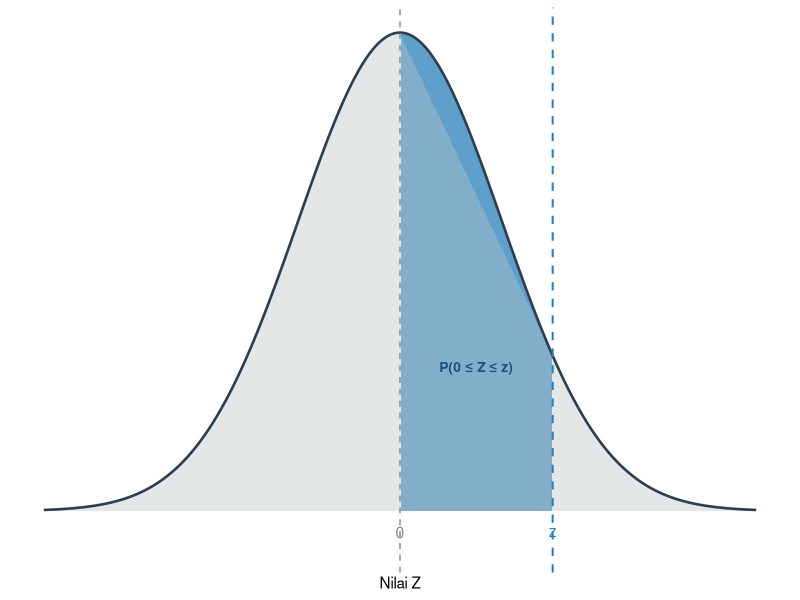

Reproduce this figure in R.
## ---- chunk 1
library(ggplot2)

x <- seq(-3.5, 3.5, length.out = 500)
d <- data.frame(x = x, y = dnorm(x))
z_ex <- 1.5

ggplot(d, aes(x, y)) +
  geom_area(
    data = subset(d, x >= 0 & x <= z_ex),
    aes(y = y), fill = "#2980b9", alpha = 0.75
  ) +
  geom_area(
    data = subset(d, x < 0 | x > z_ex),
    aes(y = y), fill = "#bdc3c7", alpha = 0.4
  ) +
  geom_line(linewidth = 0.9, color = "#2c3e50") +
  geom_vline(xintercept = 0, linetype = "dashed", color = "#7f8c8d", linewidth = 0.5) +
  geom_vline(xintercept = z_ex, linetype = "dashed", color = "#2980b9", linewidth = 0.7) +
  annotate("text",
    x = 0.75, y = 0.12,
    label = "P(0 \u2264 Z \u2264 z)", parse = FALSE,
    color = "#1a5276", size = 3.5, fontface = "bold"
  ) +
  annotate("text",
    x = z_ex, y = -0.018,
    label = "z", parse = TRUE,
    color = "#2980b9", size = 4
  ) +
  annotate("text",
    x = 0, y = -0.018,
    label = "0", parse = FALSE,
    color = "#7f8c8d", size = 4
  ) +
  scale_x_continuous(breaks = NULL) +
  scale_y_continuous(breaks = NULL, expand = expansion(mult = c(0.08, 0.05))) +
  labs(x = "Nilai Z", y = NULL) +
  theme_minimal(base_size = 11) +
  theme(
    panel.grid  = element_blank(),
    axis.line.x = element_line(color = "#2c3e50", linewidth = 0.5)
  )
## ---- chunk 2
library(dplyr)
library(kableExtra)

# Z rows: 0.0 to 3.4 in steps of 0.1
# Z cols: second decimal 0.00 to 0.09
z_rows <- seq(0.0, 3.4, by = 0.1)
z_cols <- seq(0.00, 0.09, by = 0.01)

fmt_z <- function(val) formatC(val, digits = 4, format = "f", decimal.mark = ",")

mat_z <- outer(z_rows, z_cols, function(r, c) {
  fmt_z(pnorm(r + c) - pnorm(0))
})

tbl_z <- as.data.frame(mat_z)
colnames(tbl_z) <- formatC(z_cols, digits = 2, format = "f", decimal.mark = ",")
tbl_z <- cbind(
  `z` = formatC(z_rows, digits = 1, format = "f", decimal.mark = ","),
  tbl_z
)

tbl_z |>
  kbl(
    caption  = "Tabel Distribusi Normal Standar $P(0 \\leq Z \\leq z)$",
    align    = c("c", rep("c", length(z_cols))),
    escape   = FALSE,
    booktabs = TRUE
  ) |>
  kable_styling(
    full_width        = FALSE,
    bootstrap_options = c("striped", "hover", "condensed"),
    latex_options     = c("scale_down", "HOLD_position")
  ) |>
  add_header_above(
    c(" " = 1, "Desimal kedua nilai z" = length(z_cols))
  ) |>
  column_spec(1, bold = TRUE) |>
  scroll_box(width = "100%", height = "450px")
## ---- chunk 3
library(dplyr)
library(kableExtra)

df_vals <- c(1:119, Inf)
lbl <- c(as.character(1:119), "\u221e")
alpha_1t <- c(0.25, 0.10, 0.05, 0.025, 0.01, 0.005, 0.001)
col_names <- c("0,25", "0,10", "0,05", "0,025", "0,01", "0,005", "0,001")

fmt_t <- function(x) formatC(x, digits = 3, format = "f", decimal.mark = ",")

mat_t1 <- outer(df_vals, alpha_1t, function(df, a) {
  fmt_t(qt(1 - a, df))
})

tbl_t1 <- as.data.frame(mat_t1)
colnames(tbl_t1) <- col_names
tbl_t1 <- cbind(`df` = lbl, tbl_t1)

tbl_t1 |>
  kbl(
    caption  = "Tabel Distribusi t *Student* (Satu Arah / *One-tailed*)",
    align    = c("c", rep("c", length(alpha_1t))),
    escape   = FALSE,
    booktabs = TRUE
  ) |>
  kable_styling(
    full_width        = FALSE,
    bootstrap_options = c("striped", "hover", "condensed"),
    latex_options     = c("scale_down", "HOLD_position")
  ) |>
  add_header_above(c(" " = 1, "Tingkat Signifikansi $\\alpha$" = length(alpha_1t)), escape = FALSE) |>
  column_spec(1, bold = TRUE) |>
  scroll_box(width = "100%", height = "450px")
## ---- chunk 4
library(dplyr)
library(kableExtra)

df_vals <- c(1:119, Inf)
lbl <- c(as.character(1:119), "\u221e")
alpha_2t <- c(0.50, 0.20, 0.10, 0.05, 0.02, 0.01, 0.002)
col_names <- c("0,50", "0,20", "0,10", "0,05", "0,02", "0,01", "0,002")

fmt_t <- function(x) formatC(x, digits = 3, format = "f", decimal.mark = ",")

mat_t2 <- outer(df_vals, alpha_2t, function(df, a) {
  fmt_t(qt(1 - a / 2, df))
})

tbl_t2 <- as.data.frame(mat_t2)
colnames(tbl_t2) <- col_names
tbl_t2 <- cbind(`df` = lbl, tbl_t2)

tbl_t2 |>
  kbl(
    caption  = "Tabel Distribusi t *Student* (Dua Arah / *Two-tailed*)",
    align    = c("c", rep("c", length(alpha_2t))),
    escape   = FALSE,
    booktabs = TRUE
  ) |>
  kable_styling(
    full_width        = FALSE,
    bootstrap_options = c("striped", "hover", "condensed"),
    latex_options     = c("scale_down", "HOLD_position")
  ) |>
  add_header_above(c(" " = 1, "Tingkat Signifikansi $\\alpha$" = length(alpha_2t)), escape = FALSE) |>
  column_spec(1, bold = TRUE) |>
  scroll_box(width = "100%", height = "450px")
## ---- chunk 5
library(dplyr)
library(kableExtra)

dfb_vals <- c(1:30, 40, 60, 120, 1000)
dfw_vals <- c(1:30, 40, 60, 120, 1000)
lbl <- c(as.character(1:30), "40", "60", "120", "\u221e")

fmt_f <- function(x) formatC(x, digits = 2, format = "f", decimal.mark = ",")

mat_f10 <- outer(dfw_vals, dfb_vals, function(dfw, dfb) {
  fmt_f(qf(0.90, dfb, dfw))
})

tbl_f10 <- as.data.frame(mat_f10)
colnames(tbl_f10) <- lbl
tbl_f10 <- cbind(`dfw` = lbl, tbl_f10)

tbl_f10 |>
  kbl(
    caption  = "Tabel Distribusi F pada Tingkat Signifikansi $\\alpha = 10\\%$",
    align    = c("c", rep("c", length(dfb_vals))),
    escape   = FALSE,
    booktabs = TRUE
  ) |>
  kable_styling(
    full_width        = FALSE,
    bootstrap_options = c("striped", "hover", "condensed"),
    latex_options     = c("scale_down", "HOLD_position"),
    font_size         = 10
  ) |>
  add_header_above(c(" " = 1, "dfb" = length(dfb_vals))) |>
  column_spec(1, bold = TRUE) |>
  scroll_box(width = "100%", height = "450px")
## ---- chunk 6
library(dplyr)
library(kableExtra)

dfb_vals <- c(1:30, 40, 60, 120, 1000)
dfw_vals <- c(1:30, 40, 60, 120, 1000)
lbl <- c(as.character(1:30), "40", "60", "120", "\u221e")

fmt_f <- function(x) formatC(x, digits = 2, format = "f", decimal.mark = ",")

mat_f05 <- outer(dfw_vals, dfb_vals, function(dfw, dfb) {
  fmt_f(qf(0.95, dfb, dfw))
})

tbl_f05 <- as.data.frame(mat_f05)
colnames(tbl_f05) <- lbl
tbl_f05 <- cbind(`dfw` = lbl, tbl_f05)

tbl_f05 |>
  kbl(
    caption  = "Tabel Distribusi F pada Tingkat Signifikansi $\\alpha = 5\\%$",
    align    = c("c", rep("c", length(dfb_vals))),
    escape   = FALSE,
    booktabs = TRUE
  ) |>
  kable_styling(
    full_width        = FALSE,
    bootstrap_options = c("striped", "hover", "condensed"),
    latex_options     = c("scale_down", "HOLD_position"),
    font_size         = 10
  ) |>
  add_header_above(c(" " = 1, "dfb" = length(dfb_vals))) |>
  column_spec(1, bold = TRUE) |>
  scroll_box(width = "100%", height = "450px")
